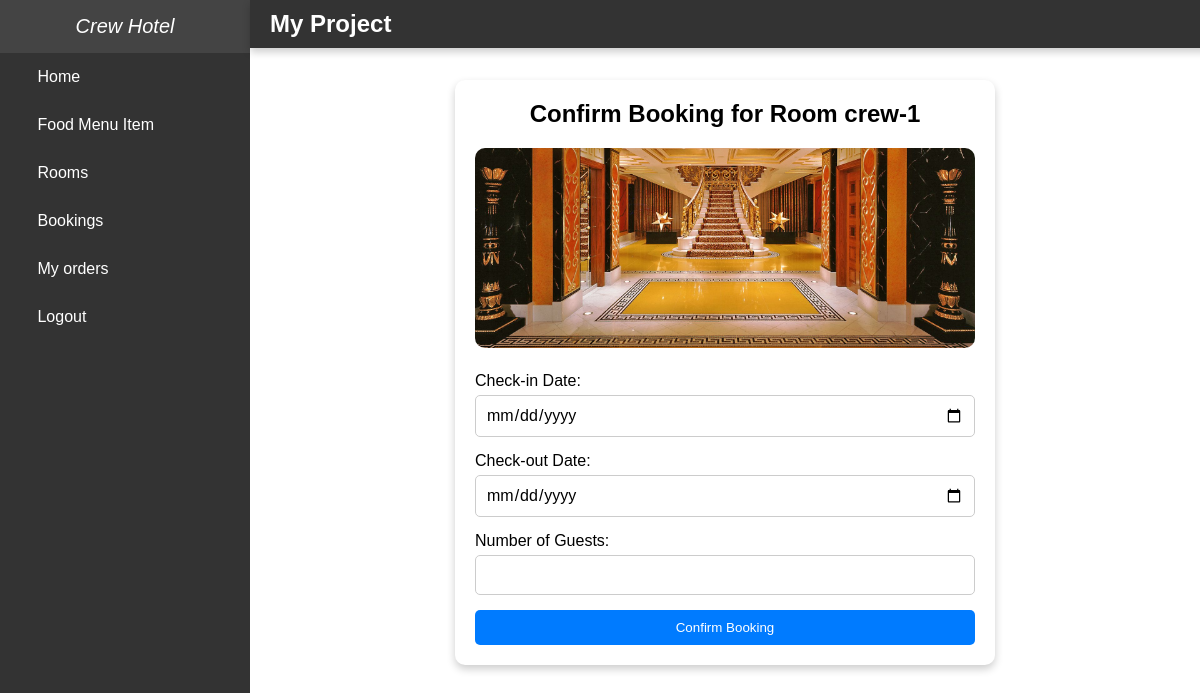
/book_room/2/ (signed in), run on an earlier commit of the app's database.
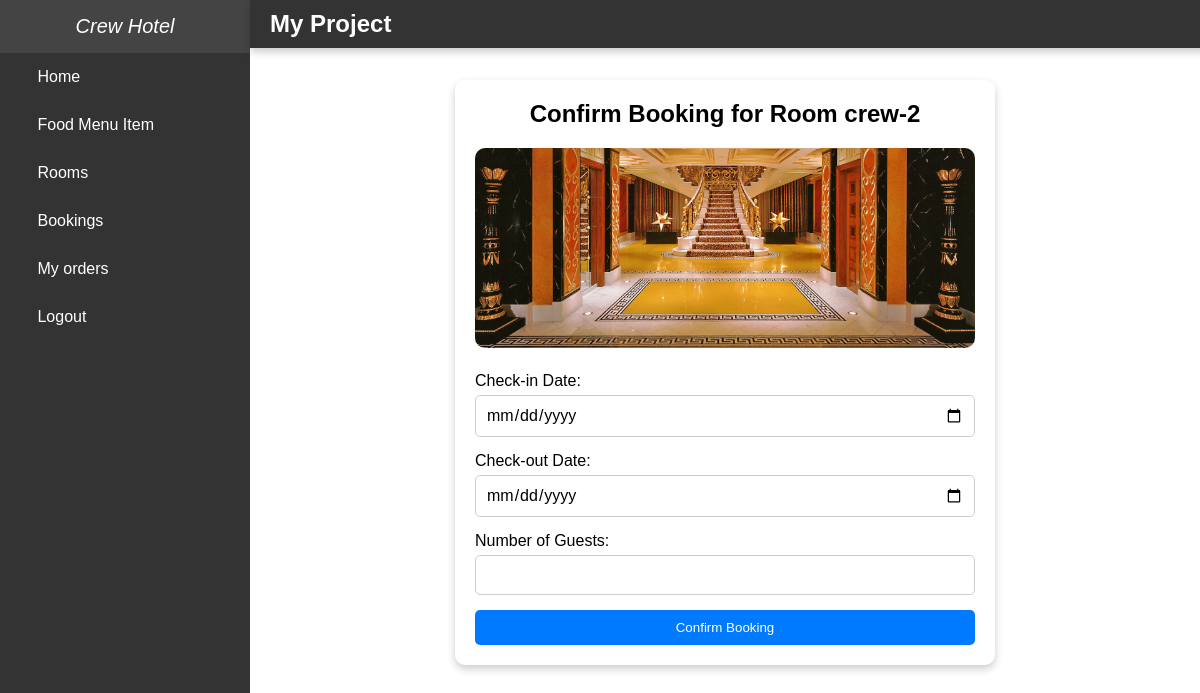
And on a later commit of the database.
### hotel/models.py (models this page shows, shortened)
class Room(models.Model):
    ROOM_TYPE_CHOICES = [
        ('SINGLE', 'Single'),
        ('DOUBLE', 'Double'),
        ('SUITE', 'Suite'),
        ('FAMILY', 'Family'),
    ]
    hotel = models.ForeignKey(Hotel, related_name='rooms', on_delete=models.CASCADE, null=True)
    room_number = models.CharField(max_length=10, unique=True)
    room_type = models.CharField(max_length=10, choices=ROOM_TYPE_CHOICES)
    price_per_night = models.DecimalField(max_digits=10, decimal_places=2)
    is_available = models.BooleanField(default=True)
    description = models.TextField(blank=True, null=True)
    room_image = models.FileField(upload_to="rooms/", null=True)

### hotel/views.py (the view, shortened to what this page needs)
# urls.py: path('book_room/<int:room_id>/', views.book_room, name='book_room'),
@login_required
def book_room(request, room_id):
    room = Room.objects.get(id=room_id)
    return render(request, 'confirm_booking.html', {'room': room})

### templates/confirm_booking.html (shortened to what this page needs)
{% extends 'side_bar.html'%}
{% block main_b %}
<!DOCTYPE html>
<html>
<head>
</head>
<body>
    <center>
    <div class="container">
        <h2>Confirm Booking for Room {{ room.room_number }}</h2>
        <img src="{{ room.room_image.url }}" alt="Room Image">
        <form method="post">
            <label for="check_in_date">Check-in Date:</label>
            <input type="date" id="check_in_date" name="check_in_date" required>
            <label for="check_out_date">Check-out Date:</label>
            <input type="date" id="check_out_date" name="check_out_date" required>
            <label for="number_of_guests">Number of Guests:</label>
            <input type="number" id="number_of_guests" name="number_of_guests" required>
            <button type="submit">Confirm Booking</button>
        </form>
    </div>
</center>
</body>
</html>
{% endblock %}

What changed in the data, as far as the page shows it:
changed Room: room_number "crew-1" → "crew-2"
